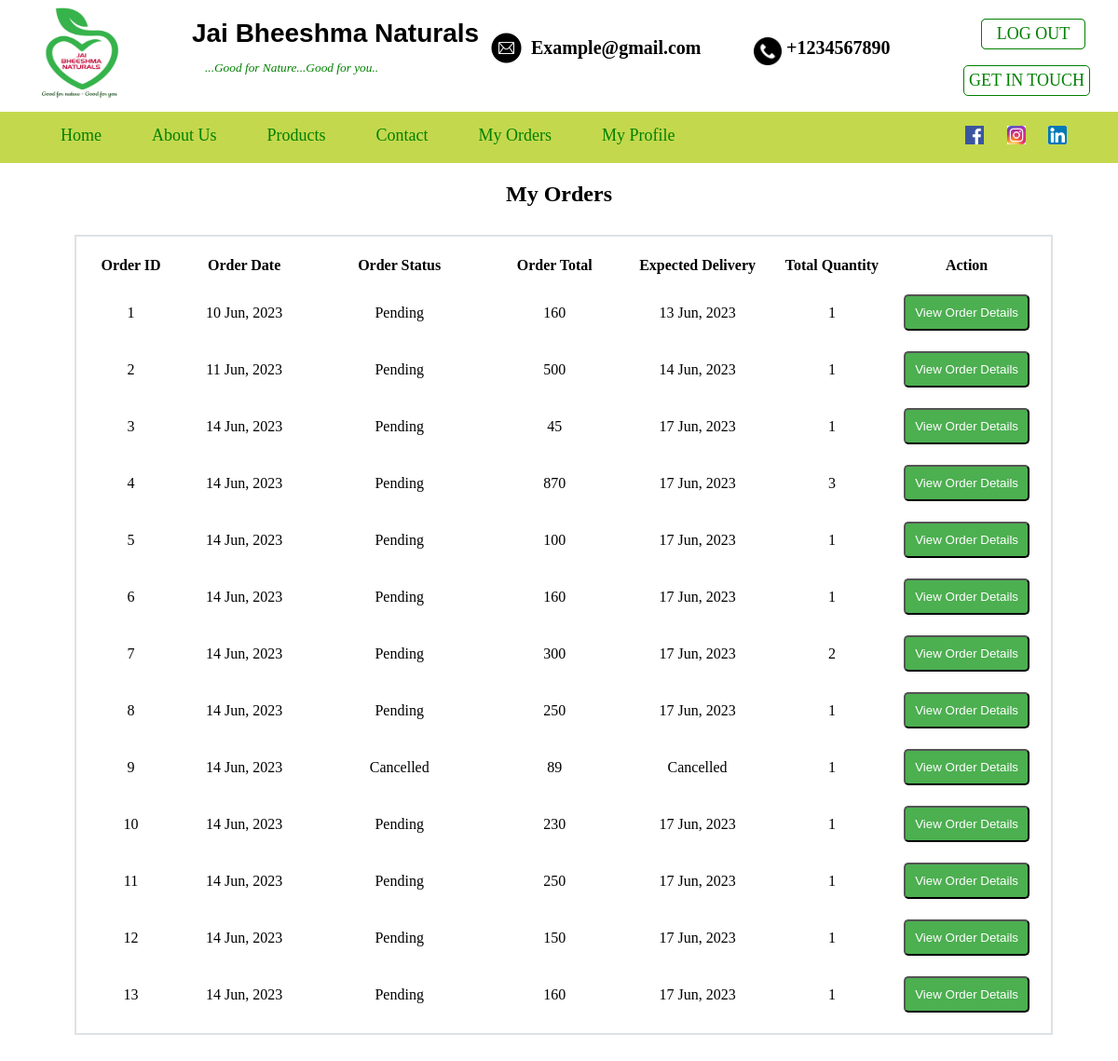
The app's page /myorders-page.php (signed in) with its own data.
### tables this page shows
CREATE TABLE `orders` (
  `id` int(11) NOT NULL,
  `fullName` varchar(256) NOT NULL,
  `email` varchar(256) NOT NULL,
  `phoneNo` bigint(20) DEFAULT NULL,
  `address` varchar(256) NOT NULL,
  `city` varchar(256) NOT NULL,
  `pincode` bigint(20) NOT NULL,
  `product_id` int(11) NOT NULL,
  `productName` varchar(256) NOT NULL,
  `quantity` int(11) NOT NULL,
  `total` varchar(256) NOT NULL,
  `status` int(11) DEFAULT 1,
  `reg_date` timestamp NOT NULL DEFAULT current_timestamp() ON UPDATE current_timestamp(),
  `user_id` int(11) NOT NULL,
  `reason` varchar(256) NOT NULL
);

### myorders-page.php (the view, shortened to what this page needs)
<?php
include('header.php');
include('admin/connection.php');
$id=$_SESSION['user_id'];
$sql = "SELECT id, reg_date, status, total, quantity FROM orders WHERE user_id=$id ";
$result = mysqli_query($conn, $sql);
?>
<div class="myorders">
    <div class="myorders-heading">
        <h2>My Orders</h2>
    </div>
    <div class="myorders-content">
        <table class="myorders-table table-bordered">
            <thead>
                <tr>
                    <th class="myorders-id">Order ID</th>
                    <th class="myorders-date">Order Date</th>
                    <th class="myorders-status">Order Status</th>
                    <th class="myorders-total">Order Total</th>
                    <th class="myorders-delivery-date">Expected Delivery</th>
                    <th class="myorders-quantity">Total Quantity</th>
                    <th class="myorders-action">Action</th>
                </tr>
            </thead>
            <tbody>
                <?php
                if (mysqli_num_rows($result) > 0) {
                    $id = 1;
                    while ($row = mysqli_fetch_assoc($result)) {
                        $newDate = date("j M, Y", strtotime($row['reg_date']));
                        $deliveryDate = date("j M, Y", strtotime($row['reg_date']. ' + 3 days'));?>
                        <tr>
                            <td><?php echo $id++; ?></td>
                            <td><?php echo $newDate; ?></td>
                            <td><?php if($row['status'] == 1){
                                            echo "Pending";
                                        } else if ($row['status']==2){
                                            echo "Processing";
                                        } else if ($row['status']==3){
                                            echo "Shipped";
                                        } else if ($row['status']==4){
                                            echo "Delivered";
                                        } else if ($row['status']==0){
                                            echo "Cancelled";
                                        }
                                    ?></td>
                            <td><?php echo $row['total']; ?></td>
                            <td><?php if($row['status'] == 0){
                                echo "Cancelled";
                            } else{
                                echo $deliveryDate; }?></td>
                            <td><?php echo $row['quantity']; ?></td>
                            <td><button class="track-my-order-bttn" onclick="trackmyorder(<?php echo $row['id']; ?>)">View Order Details</button></td>
                            </tr>
                    <?php }} ?>
            </tbody>
        </table>
    </div>
</div>

### css/styles.css (style rules this page uses)
* { margin: 0%; }
.myorders { margin: 20px; }
.myorders-heading { text-align: center; }
.myorders-content { margin: 20px; }
.table-bordered { border: 2px solid #dee2e6; }
.myorders-table { margin: 30px; padding: 10px; margin-left: 40px; }
.myorders-table th { text-align: center; padding: 10px; }
.myorders-id { width: 100px; }
.myorders-date { width: 200px; }
.myorders-status { width: 250px; }
.myorders-total { width: 200px; }
.myorders-delivery-date { width: 200px; }
.myorders-action { width: 200px; }
.myorders-quantity { width: 150px; }
.myorders-table td { text-align: center; padding: 10px; }
.track-my-order-bttn { background-color: #4CAF50; color: white; padding: 10px; border-radius: 5px; cursor: pointer; }

### records on screen
orders: reg_date "10 Jun, 2023", status "Pending", total "160", reg_date "13 Jun, 2023", quantity "1"
orders: reg_date "11 Jun, 2023", status "Pending", total "500", reg_date "14 Jun, 2023", quantity "1"
orders: reg_date "14 Jun, 2023", status "Pending", total "45", reg_date "17 Jun, 2023", quantity "1"
orders: reg_date "14 Jun, 2023", status "Pending", total "870", reg_date "17 Jun, 2023", quantity "3"
orders: reg_date "14 Jun, 2023", status "Pending", total "100", reg_date "17 Jun, 2023", quantity "1"
orders: reg_date "14 Jun, 2023", status "Pending", total "160", reg_date "17 Jun, 2023", quantity "1"
orders: reg_date "14 Jun, 2023", status "Pending", total "300", reg_date "17 Jun, 2023", quantity "2"
orders: reg_date "14 Jun, 2023", status "Pending", total "250", reg_date "17 Jun, 2023", quantity "1"
orders: reg_date "14 Jun, 2023", status "Cancelled", total "89", quantity "1"
orders: reg_date "14 Jun, 2023", status "Pending", total "230", reg_date "17 Jun, 2023", quantity "1"
orders: reg_date "14 Jun, 2023", status "Pending", total "250", reg_date "17 Jun, 2023", quantity "1"
orders: reg_date "14 Jun, 2023", status "Pending", total "150", reg_date "17 Jun, 2023", quantity "1"
orders: reg_date "14 Jun, 2023", status "Pending", total "160", reg_date "17 Jun, 2023", quantity "1"
